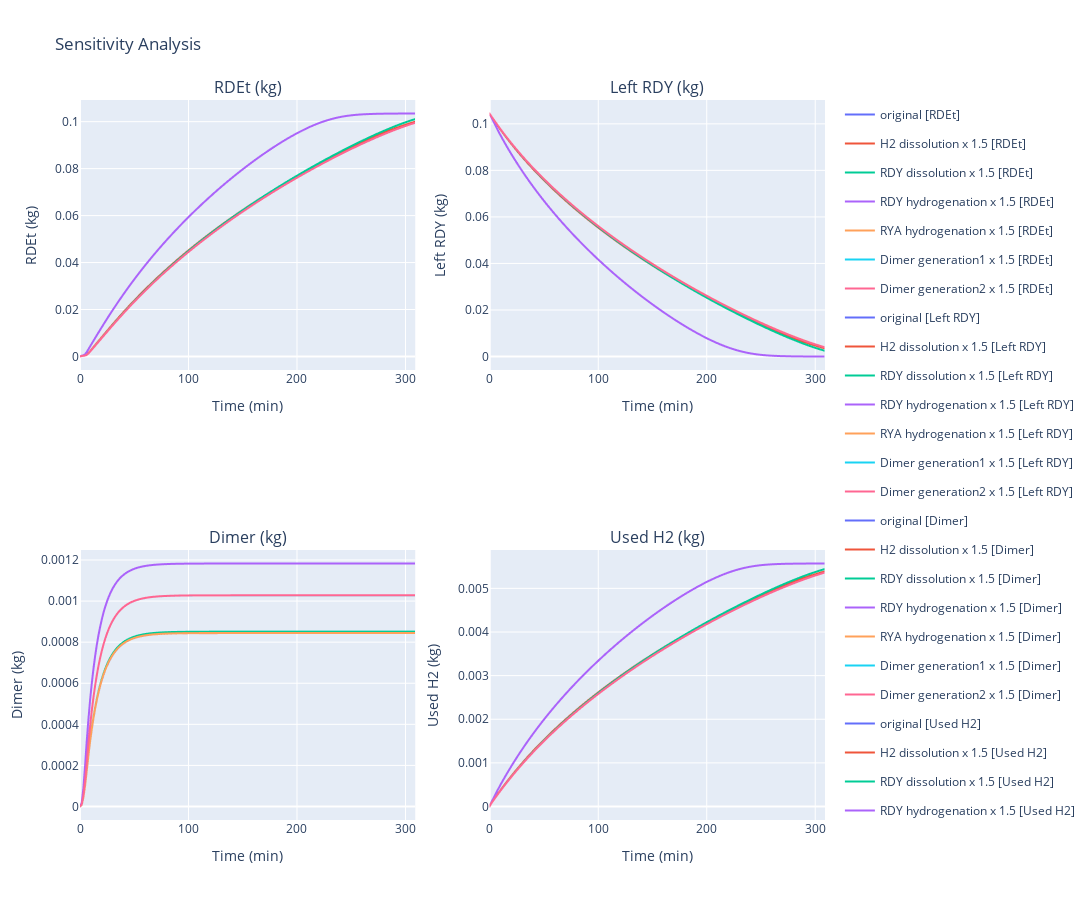

The notebook cell saved with this chart:
### Code cell
# Plot sensitivity analysis results
# We increase some parameters to 1.5 times of their values and visualise their influences on output
operation_params = [
    ({"param": "Initial_Mass_Solid", "solid": "Solid_Feedstock", "species": "RDY"}, 0.10444), # kg
    ({"param": "Temperature"}, 20), # oC
    ({"param": "Pressure"},     4), # bar
    ({"param": "Agitation"}, 1200), # rpm
    ({"param": "Batch_Time"}, 309), # min
]
varied_mechanistic_params = {
    "original": None,
    "H2 dissolution": {
        "param": "Gas-Liquid_Volumetric_Mass_Transfer_Coefficient_D", 
        "gas": "Gas_Flow", 
        "stream": "Batch_Feed", 
        "species": "H2"
    },
    "RDY dissolution": {
        "param": "Solid-Liquid_Volumetric_Mass_Transfer_Coefficient_D", 
        "solid": "Solid_Feedstock", 
        "stream": "Batch_Feed", 
        "species": "RDY"
    },
    "RDY hydrogenation": {
        "param": "Referenced_Reaction_Rate_Constant", 
        "stream": "Batch_Feed", 
        "reaction": "RDY + 2 cat-H > RYE + cat2"
    },
    "RYA hydrogenation": {
        "param": "Referenced_Reaction_Rate_Constant", 
        "stream": "Batch_Feed", 
        "reaction": "RYA + 2 cat-H > REA + cat2"
    },
    "Dimer generation1": {
        "param": "Referenced_Reaction_Rate_Constant", 
        "stream": "Batch_Feed", 
        "reaction": "RYE + catX-RDEt > dimer + catX"
    },
    "Dimer generation2": {
        "param": "Referenced_Reaction_Rate_Constant", 
        "stream": "Batch_Feed", 
        "reaction": "REA + catX-RDEt > 2 H2 + dimer + catX"
    },
}
hydrogenation.plot_sensitivity_analysis(varied_mechanistic_params, operation_params)

### Figure 1 — Plotly figure (JSON) as saved in the notebook; plotly's stock layout.template omitted (floating-point values rounded to 4 significant figures; data arrays with more than 128 entries replaced by an {"elided": "..."} marker saying what was removed)
{"data": [{"hovertemplate": "Label=original [RDEt]<br>Time (min)=%{x}<br>RDEt (kg)=%{y}<extra></extra>", "legendgroup": "original [RDEt]", "line": {"color": "#636efa", "dash": "solid"}, "marker": {"symbol": "circle"}, "mode": "lines", "name": "original [RDEt]", "showlegend": true, "type": "scattergl", "x": {"elided": "201 float values"}, "xaxis": "x", "y": {"elided": "201 float values"}, "yaxis": "y"}, {"hovertemplate": "Label=H2 dissolution x 1.5 [RDEt]<br>Time (min)=%{x}<br>RDEt (kg)=%{y}<extra></extra>", "legendgroup": "H2 dissolution x 1.5 [RDEt]", "line": {"color": "#EF553B", "dash": "solid"}, "marker": {"symbol": "circle"}, "mode": "lines", "name": "H2 dissolution x 1.5 [RDEt]", "showlegend": true, "type": "scattergl", "x": {"elided": "201 float values"}, "xaxis": "x", "y": {"elided": "201 float values"}, "yaxis": "y"}, {"hovertemplate": "Label=RDY dissolution x 1.5 [RDEt]<br>Time (min)=%{x}<br>RDEt (kg)=%{y}<extra></extra>", "legendgroup": "RDY dissolution x 1.5 [RDEt]", "line": {"color": "#00cc96", "dash": "solid"}, "marker": {"symbol": "circle"}, "mode": "lines", "name": "RDY dissolution x 1.5 [RDEt]", "showlegend": true, "type": "scattergl", "x": {"elided": "201 float values"}, "xaxis": "x", "y": {"elided": "201 float values"}, "yaxis": "y"}, {"hovertemplate": "Label=RDY hydrogenation x 1.5 [RDEt]<br>Time (min)=%{x}<br>RDEt (kg)=%{y}<extra></extra>", "legendgroup": "RDY hydrogenation x 1.5 [RDEt]", "line": {"color": "#ab63fa", "dash": "solid"}, "marker": {"symbol": "circle"}, "mode": "lines", "name": "RDY hydrogenation x 1.5 [RDEt]", "showlegend": true, "type": "scattergl", "x": {"elided": "201 float values"}, "xaxis": "x", "y": {"elided": "201 float values"}, "yaxis": "y"}, {"hovertemplate": "Label=RYA hydrogenation x 1.5 [RDEt]<br>Time (min)=%{x}<br>RDEt (kg)=%{y}<extra></extra>", "legendgroup": "RYA hydrogenation x 1.5 [RDEt]", "line": {"color": "#FFA15A", "dash": "solid"}, "marker": {"symbol": "circle"}, "mode": "lines", "name": "RYA hydrogenation x 1.5 [RDEt]", "showlegend": true, "type": "scattergl", "x": {"elided": "201 float values"}, "xaxis": "x", "y": {"elided": "201 float values"}, "yaxis": "y"}, {"hovertemplate": "Label=Dimer generation1 x 1.5 [RDEt]<br>Time (min)=%{x}<br>RDEt (kg)=%{y}<extra></extra>", "legendgroup": "Dimer generation1 x 1.5 [RDEt]", "line": {"color": "#19d3f3", "dash": "solid"}, "marker": {"symbol": "circle"}, "mode": "lines", "name": "Dimer generation1 x 1.5 [RDEt]", "showlegend": true, "type": "scattergl", "x": {"elided": "201 float values"}, "xaxis": "x", "y": {"elided": "201 float values"}, "yaxis": "y"}, {"hovertemplate": "Label=Dimer generation2 x 1.5 [RDEt]<br>Time (min)=%{x}<br>RDEt (kg)=%{y}<extra></extra>", "legendgroup": "Dimer generation2 x 1.5 [RDEt]", "line": {"color": "#FF6692", "dash": "solid"}, "marker": {"symbol": "circle"}, "mode": "lines", "name": "Dimer generation2 x 1.5 [RDEt]", "showlegend": true, "type": "scattergl", "x": {"elided": "201 float values"}, "xaxis": "x", "y": {"elided": "201 float values"}, "yaxis": "y"}, {"hovertemplate": "Label=original [Left RDY]<br>Time (min)=%{x}<br>Left RDY (kg)=%{y}<extra></extra>", "legendgroup": "original [Left RDY]", "line": {"color": "#636efa", "dash": "solid"}, "marker": {"symbol": "circle"}, "mode": "lines", "name": "original [Left RDY]", "showlegend": true, "type": "scattergl", "x": {"elided": "201 float values"}, "xaxis": "x2", "y": {"elided": "201 float values"}, "yaxis": "y2"}, {"hovertemplate": "Label=H2 dissolution x 1.5 [Left RDY]<br>Time (min)=%{x}<br>Left RDY (kg)=%{y}<extra></extra>", "legendgroup": "H2 dissolution x 1.5 [Left RDY]", "line": {"color": "#EF553B", "dash": "solid"}, "marker": {"symbol": "circle"}, "mode": "lines", "name": "H2 dissolution x 1.5 [Left RDY]", "showlegend": true, "type": "scattergl", "x": {"elided": "201 float values"}, "xaxis": "x2", "y": {"elided": "201 float values"}, "yaxis": "y2"}, {"hovertemplate": "Label=RDY dissolution x 1.5 [Left RDY]<br>Time (min)=%{x}<br>Left RDY (kg)=%{y}<extra></extra>", "legendgroup": "RDY dissolution x 1.5 [Left RDY]", "line": {"color": "#00cc96", "dash": "solid"}, "marker": {"symbol": "circle"}, "mode": "lines", "name": "RDY dissolution x 1.5 [Left RDY]", "showlegend": true, "type": "scattergl", "x": {"elided": "201 float values"}, "xaxis": "x2", "y": {"elided": "201 float values"}, "yaxis": "y2"}, {"hovertemplate": "Label=RDY hydrogenation x 1.5 [Left RDY]<br>Time (min)=%{x}<br>Left RDY (kg)=%{y}<extra></extra>", "legendgroup": "RDY hydrogenation x 1.5 [Left RDY]", "line": {"color": "#ab63fa", "dash": "solid"}, "marker": {"symbol": "circle"}, "mode": "lines", "name": "RDY hydrogenation x 1.5 [Left RDY]", "showlegend": true, "type": "scattergl", "x": {"elided": "201 float values"}, "xaxis": "x2", "y": {"elided": "201 float values"}, "yaxis": "y2"}, {"hovertemplate": "Label=RYA hydrogenation x 1.5 [Left RDY]<br>Time (min)=%{x}<br>Left RDY (kg)=%{y}<extra></extra>", "legendgroup": "RYA hydrogenation x 1.5 [Left RDY]", "line": {"color": "#FFA15A", "dash": "solid"}, "marker": {"symbol": "circle"}, "mode": "lines", "name": "RYA hydrogenation x 1.5 [Left RDY]", "showlegend": true, "type": "scattergl", "x": {"elided": "201 float values"}, "xaxis": "x2", "y": {"elided": "201 float values"}, "yaxis": "y2"}, {"hovertemplate": "Label=Dimer generation1 x 1.5 [Left RDY]<br>Time (min)=%{x}<br>Left RDY (kg)=%{y}<extra></extra>", "legendgroup": "Dimer generation1 x 1.5 [Left RDY]", "line": {"color": "#19d3f3", "dash": "solid"}, "marker": {"symbol": "circle"}, "mode": "lines", "name": "Dimer generation1 x 1.5 [Left RDY]", "showlegend": true, "type": "scattergl", "x": {"elided": "201 float values"}, "xaxis": "x2", "y": {"elided": "201 float values"}, "yaxis": "y2"}, {"hovertemplate": "Label=Dimer generation2 x 1.5 [Left RDY]<br>Time (min)=%{x}<br>Left RDY (kg)=%{y}<extra></extra>", "legendgroup": "Dimer generation2 x 1.5 [Left RDY]", "line": {"color": "#FF6692", "dash": "solid"}, "marker": {"symbol": "circle"}, "mode": "lines", "name": "Dimer generation2 x 1.5 [Left RDY]", "showlegend": true, "type": "scattergl", "x": {"elided": "201 float values"}, "xaxis": "x2", "y": {"elided": "201 float values"}, "yaxis": "y2"}, {"hovertemplate": "Label=original [Dimer]<br>Time (min)=%{x}<br>Dimer (kg)=%{y}<extra></extra>", "legendgroup": "original [Dimer]", "line": {"color": "#636efa", "dash": "solid"}, "marker": {"symbol": "circle"}, "mode": "lines", "name": "original [Dimer]", "showlegend": true, "type": "scattergl", "x": {"elided": "201 float values"}, "xaxis": "x3", "y": {"elided": "201 float values"}, "yaxis": "y3"}, {"hovertemplate": "Label=H2 dissolution x 1.5 [Dimer]<br>Time (min)=%{x}<br>Dimer (kg)=%{y}<extra></extra>", "legendgroup": "H2 dissolution x 1.5 [Dimer]", "line": {"color": "#EF553B", "dash": "solid"}, "marker": {"symbol": "circle"}, "mode": "lines", "name": "H2 dissolution x 1.5 [Dimer]", "showlegend": true, "type": "scattergl", "x": {"elided": "201 float values"}, "xaxis": "x3", "y": {"elided": "201 float values"}, "yaxis": "y3"}, {"hovertemplate": "Label=RDY dissolution x 1.5 [Dimer]<br>Time (min)=%{x}<br>Dimer (kg)=%{y}<extra></extra>", "legendgroup": "RDY dissolution x 1.5 [Dimer]", "line": {"color": "#00cc96", "dash": "solid"}, "marker": {"symbol": "circle"}, "mode": "lines", "name": "RDY dissolution x 1.5 [Dimer]", "showlegend": true, "type": "scattergl", "x": {"elided": "201 float values"}, "xaxis": "x3", "y": {"elided": "201 float values"}, "yaxis": "y3"}, {"hovertemplate": "Label=RDY hydrogenation x 1.5 [Dimer]<br>Time (min)=%{x}<br>Dimer (kg)=%{y}<extra></extra>", "legendgroup": "RDY hydrogenation x 1.5 [Dimer]", "line": {"color": "#ab63fa", "dash": "solid"}, "marker": {"symbol": "circle"}, "mode": "lines", "name": "RDY hydrogenation x 1.5 [Dimer]", "showlegend": true, "type": "scattergl", "x": {"elided": "201 float values"}, "xaxis": "x3", "y": {"elided": "201 float values"}, "yaxis": "y3"}, {"hovertemplate": "Label=RYA hydrogenation x 1.5 [Dimer]<br>Time (min)=%{x}<br>Dimer (kg)=%{y}<extra></extra>", "legendgroup": "RYA hydrogenation x 1.5 [Dimer]", "line": {"color": "#FFA15A", "dash": "solid"}, "marker": {"symbol": "circle"}, "mode": "lines", "name": "RYA hydrogenation x 1.5 [Dimer]", "showlegend": true, "type": "scattergl", "x": {"elided": "201 float values"}, "xaxis": "x3", "y": {"elided": "201 float values"}, "yaxis": "y3"}, {"hovertemplate": "Label=Dimer generation1 x 1.5 [Dimer]<br>Time (min)=%{x}<br>Dimer (kg)=%{y}<extra></extra>", "legendgroup": "Dimer generation1 x 1.5 [Dimer]", "line": {"color": "#19d3f3", "dash": "solid"}, "marker": {"symbol": "circle"}, "mode": "lines", "name": "Dimer generation1 x 1.5 [Dimer]", "showlegend": true, "type": "scattergl", "x": {"elided": "201 float values"}, "xaxis": "x3", "y": {"elided": "201 float values"}, "yaxis": "y3"}, {"hovertemplate": "Label=Dimer generation2 x 1.5 [Dimer]<br>Time (min)=%{x}<br>Dimer (kg)=%{y}<extra></extra>", "legendgroup": "Dimer generation2 x 1.5 [Dimer]", "line": {"color": "#FF6692", "dash": "solid"}, "marker": {"symbol": "circle"}, "mode": "lines", "name": "Dimer generation2 x 1.5 [Dimer]", "showlegend": true, "type": "scattergl", "x": {"elided": "201 float values"}, "xaxis": "x3", "y": {"elided": "201 float values"}, "yaxis": "y3"}, {"hovertemplate": "Label=original [Used H2]<br>Time (min)=%{x}<br>Used H2 (kg)=%{y}<extra></extra>", "legendgroup": "original [Used H2]", "line": {"color": "#636efa", "dash": "solid"}, "marker": {"symbol": "circle"}, "mode": "lines", "name": "original [Used H2]", "showlegend": true, "type": "scattergl", "x": {"elided": "201 float values"}, "xaxis": "x4", "y": {"elided": "201 float values"}, "yaxis": "y4"}, {"hovertemplate": "Label=H2 dissolution x 1.5 [Used H2]<br>Time (min)=%{x}<br>Used H2 (kg)=%{y}<extra></extra>", "legendgroup": "H2 dissolution x 1.5 [Used H2]", "line": {"color": "#EF553B", "dash": "solid"}, "marker": {"symbol": "circle"}, "mode": "lines", "name": "H2 dissolution x 1.5 [Used H2]", "showlegend": true, "type": "scattergl", "x": {"elided": "201 float values"}, "xaxis": "x4", "y": {"elided": "201 float values"}, "yaxis": "y4"}, {"hovertemplate": "Label=RDY dissolution x 1.5 [Used H2]<br>Time (min)=%{x}<br>Used H2 (kg)=%{y}<extra></extra>", "legendgroup": "RDY dissolution x 1.5 [Used H2]", "line": {"color": "#00cc96", "dash": "solid"}, "marker": {"symbol": "circle"}, "mode": "lines", "name": "RDY dissolution x 1.5 [Used H2]", "showlegend": true, "type": "scattergl", "x": {"elided": "201 float values"}, "xaxis": "x4", "y": {"elided": "201 float values"}, "yaxis": "y4"}, {"hovertemplate": "Label=RDY hydrogenation x 1.5 [Used H2]<br>Time (min)=%{x}<br>Used H2 (kg)=%{y}<extra></extra>", "legendgroup": "RDY hydrogenation x 1.5 [Used H2]", "line": {"color": "#ab63fa", "dash": "solid"}, "marker": {"symbol": "circle"}, "mode": "lines", "name": "RDY hydrogenation x 1.5 [Used H2]", "showlegend": true, "type": "scattergl", "x": {"elided": "201 float values"}, "xaxis": "x4", "y": {"elided": "201 float values"}, "yaxis": "y4"}, {"hovertemplate": "Label=RYA hydrogenation x 1.5 [Used H2]<br>Time (min)=%{x}<br>Used H2 (kg)=%{y}<extra></extra>", "legendgroup": "RYA hydrogenation x 1.5 [Used H2]", "line": {"color": "#FFA15A", "dash": "solid"}, "marker": {"symbol": "circle"}, "mode": "lines", "name": "RYA hydrogenation x 1.5 [Used H2]", "showlegend": true, "type": "scattergl", "x": {"elided": "201 float values"}, "xaxis": "x4", "y": {"elided": "201 float values"}, "yaxis": "y4"}, {"hovertemplate": "Label=Dimer generation1 x 1.5 [Used H2]<br>Time (min)=%{x}<br>Used H2 (kg)=%{y}<extra></extra>", "legendgroup": "Dimer generation1 x 1.5 [Used H2]", "line": {"color": "#19d3f3", "dash": "solid"}, "marker": {"symbol": "circle"}, "mode": "lines", "name": "Dimer generation1 x 1.5 [Used H2]", "showlegend": true, "type": "scattergl", "x": {"elided": "201 float values"}, "xaxis": "x4", "y": {"elided": "201 float values"}, "yaxis": "y4"}, {"hovertemplate": "Label=Dimer generation2 x 1.5 [Used H2]<br>Time (min)=%{x}<br>Used H2 (kg)=%{y}<extra></extra>", "legendgroup": "Dimer generation2 x 1.5 [Used H2]", "line": {"color": "#FF6692", "dash": "solid"}, "marker": {"symbol": "circle"}, "mode": "lines", "name": "Dimer generation2 x 1.5 [Used H2]", "showlegend": true, "type": "scattergl", "x": {"elided": "201 float values"}, "xaxis": "x4", "y": {"elided": "201 float values"}, "yaxis": "y4"}], "layout": {"annotations": [{"font": {"size": 16}, "showarrow": false, "text": "RDEt (kg)", "x": 0.225, "xanchor": "center", "xref": "paper", "y": 1, "yanchor": "bottom", "yref": "paper"}, {"font": {"size": 16}, "showarrow": false, "text": "Left RDY (kg)", "x": 0.775, "xanchor": "center", "xref": "paper", "y": 1, "yanchor": "bottom", "yref": "paper"}, {"font": {"size": 16}, "showarrow": false, "text": "Dimer (kg)", "x": 0.225, "xanchor": "center", "xref": "paper", "y": 0.375, "yanchor": "bottom", "yref": "paper"}, {"font": {"size": 16}, "showarrow": false, "text": "Used H2 (kg)", "x": 0.775, "xanchor": "center", "xref": "paper", "y": 0.375, "yanchor": "bottom", "yref": "paper"}], "height": 900, "title": {"text": "Sensitivity Analysis"}, "width": 1200, "xaxis": {"anchor": "y", "domain": [0, 0.45], "title": {"text": "Time (min)"}}, "xaxis2": {"anchor": "y2", "domain": [0.55, 1], "title": {"text": "Time (min)"}}, "xaxis3": {"anchor": "y3", "domain": [0, 0.45], "title": {"text": "Time (min)"}}, "xaxis4": {"anchor": "y4", "domain": [0.55, 1], "title": {"text": "Time (min)"}}, "yaxis": {"anchor": "x", "domain": [0.625, 1], "title": {"text": "RDEt (kg)"}}, "yaxis2": {"anchor": "x2", "domain": [0.625, 1], "title": {"text": "Left RDY (kg)"}}, "yaxis3": {"anchor": "x3", "domain": [0, 0.375], "title": {"text": "Dimer (kg)"}}, "yaxis4": {"anchor": "x4", "domain": [0, 0.375], "title": {"text": "Used H2 (kg)"}}}}
